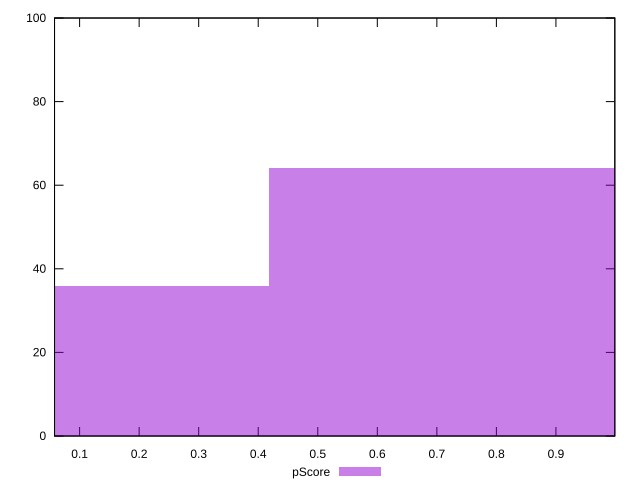

Recreate this plot in gnuplot.
reset

$pScore <<EOF
0.8360582698519164 64
0 36
EOF

set key outside below
set boxwidth 0.8360582698519164
set xrange [0.05789993153804407:0.9989039135799784]
set yrange [0:100]
set trange [0:100]
set style fill transparent solid 0.5 noborder
set terminal svg size 640, 490 enhanced background rgb 'white'
set output "reports/report_00028_2021-02-24T12-49-42.674Z/speed-index/samples/card/pScore/histogram.svg"

plot $pScore title "pScore" with boxes

reset
